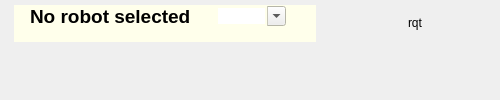
      <widget class="QWidget" name="expert_tab">
       <property name="autoFillBackground">
        <bool>true</bool>
       </property>
       <attribute name="title">
        <string>Expert View</string>
       </attribute>
       <layout class="QVBoxLayout" name="verticalLayout_2">
        <property name="spacing">
         <number>3</number>
        </property>
        <property name="leftMargin">
         <number>3</number>
        </property>
        <property name="topMargin">
         <number>2</number>
        </property>
        <property name="rightMargin">
         <number>6</number>
        </property>
        <property name="bottomMargin">
         <number>3</number>
        </property>
        <item>
         <widget class="QFrame" name="masterInfoFrame">
          <property name="enabled">
           <bool>true</bool>
          </property>
          <property name="sizePolicy">
           <sizepolicy hsizetype="Preferred" vsizetype="Fixed">
            <horstretch>0</horstretch>
            <verstretch>0</verstretch>
           </sizepolicy>
          </property>
          <property name="autoFillBackground">
           <bool>false</bool>
          </property>
          <property name="frameShape">
           <enum>QFrame::NoFrame</enum>
          </property>
          <property name="lineWidth">
           <number>0</number>
          </property>
          <layout class="QHBoxLayout" name="horizontalLayout_4">
           <property name="spacing">
            <number>1</number>
           </property>
           <property name="leftMargin">
            <number>3</number>
           </property>
           <property name="topMargin">
            <number>3</number>
           </property>
           <property name="rightMargin">
            <number>3</number>
           </property>
           <property name="bottomMargin">
            <number>3</number>
           </property>
           <item>
            <widget class="QLabel" name="imageLabel">
             <property name="enabled">
              <bool>true</bool>
             </property>
             <property name="sizePolicy">
              <sizepolicy hsizetype="Fixed" vsizetype="Minimum">
               <horstretch>0</horstretch>
               <verstretch>0</verstretch>
              </sizepolicy>
             </property>
             <property name="text">
              <string/>
             </property>
            </widget>
           </item>
           <item>
            <widget class="QFrame" name="nameFrame">
             <property name="palette">
              <palette>
               <active>
                <colorrole role="Base">
                 <brush brushstyle="SolidPattern">
                  <color alpha="255">
                   <red>255</red>
                   <green>255</green>
                   <blue>255</blue>
                  </color>
                 </brush>
                </colorrole>
                <colorrole role="Window">
                 <brush brushstyle="SolidPattern">
                  <color alpha="255">
                   <red>255</red>
                   <green>255</green>
                   <blue>235</blue>
                  </color>
                 </brush>
                </colorrole>
               </active>
               <inactive>
                <colorrole role="Base">
                 <brush brushstyle="SolidPattern">
                  <color alpha="255">
                   <red>255</red>
                   <green>255</green>
                   <blue>255</blue>
                  </color>
                 </brush>
                </colorrole>
                <colorrole role="Window">
                 <brush brushstyle="SolidPattern">
                  <color alpha="255">
                   <red>255</red>
                   <green>255</green>
                   <blue>235</blue>
                  </color>
                 </brush>
                </colorrole>
               </inactive>
               <disabled>
                <colorrole role="Base">
                 <brush brushstyle="SolidPattern">
                  <color alpha="255">
                   <red>255</red>
                   <green>255</green>
                   <blue>235</blue>
                  </color>
                 </brush>
                </colorrole>
                <colorrole role="Window">
                 <brush brushstyle="SolidPattern">
                  <color alpha="255">
                   <red>255</red>
                   <green>255</green>
                   <blue>235</blue>
                  </color>
                 </brush>
                </colorrole>
               </disabled>
              </palette>
             </property>
             <property name="autoFillBackground">
              <bool>true</bool>
             </property>
             <layout class="QVBoxLayout" name="verticalLayout_7">
              <property name="spacing">
               <number>0</number>
              </property>
              <property name="leftMargin">
               <number>0</number>
              </property>
              <property name="topMargin">
               <number>0</number>
              </property>
              <property name="rightMargin">
               <number>0</number>
              </property>
              <property name="bottomMargin">
               <number>0</number>
              </property>
              <item>
               <widget class="QFrame" name="frame">
                <property name="frameShape">
                 <enum>QFrame::NoFrame</enum>
                </property>
                <property name="frameShadow">
                 <enum>QFrame::Raised</enum>
                </property>
                <layout class="QHBoxLayout" name="horizontalLayout_6">
                 <property name="spacing">
                  <number>0</number>
                 </property>
                 <property name="leftMargin">
                  <number>0</number>
                 </property>
                 <property name="topMargin">
                  <number>0</number>
                 </property>
                 <property name="rightMargin">
                  <number>0</number>
                 </property>
                 <property name="bottomMargin">
                  <number>0</number>
                 </property>
                 <item>
                  <widget class="QLabel" name="simTimeLabel">
                   <property name="sizePolicy">
                    <sizepolicy hsizetype="Fixed" vsizetype="Fixed">
                     <horstretch>0</horstretch>
                     <verstretch>0</verstretch>
                    </sizepolicy>
                   </property>
                   <property name="toolTip">
                    <string>&lt;html&gt;&lt;head/&gt;&lt;body&gt;&lt;p&gt;`use_sim_time` is enabled&lt;/p&gt;&lt;/body&gt;&lt;/html&gt;</string>
                   </property>
                   <property name="text">
                    <string/>
                   </property>
                  </widget>
                 </item>
                 <item>
                  <widget class="QLabel" name="launchServerLabel">
                   <property name="sizePolicy">
                    <sizepolicy hsizetype="Fixed" vsizetype="Fixed">
                     <horstretch>0</horstretch>
                     <verstretch>0</verstretch>
                    </sizepolicy>
                   </property>
                   <property name="maximumSize">
                    <size>
                     <width>20</width>
                     <height>20</height>
                    </size>
                   </property>
                   <property name="toolTip">
                    <string>&lt;html&gt;&lt;head/&gt;&lt;body&gt;&lt;p&gt;`roslaunch/uris` are registered and corresponding server contain not only rosmaster.&lt;/p&gt;&lt;/body&gt;&lt;/html&gt;</string>
                   </property>
                   <property name="text">
                    <string/>
                   </property>
                   <property name="scaledContents">
                    <bool>true</bool>
                   </property>
                  </widget>
                 </item>
                 <item>
                  <widget class="QLabel" name="masternameLabel">
                   <property name="text">
                    <string>&lt;!DOCTYPE HTML PUBLIC &quot;-//W3C//DTD HTML 4.0//EN&quot; &quot;http://www.w3.org/TR/REC-html40/strict.dtd&quot;&gt;
&lt;html&gt;&lt;head&gt;&lt;meta name=&quot;qrichtext&quot; content=&quot;1&quot; /&gt;&lt;style type=&quot;text/css&quot;&gt;
p, li { white-space: pre-wrap; }
&lt;/style&gt;&lt;/head&gt;&lt;body style=&quot; font-family:'Ubuntu'; font-size:9pt; font-weight:400; font-style:normal;&quot;&gt;
&lt;p style=&quot; margin-top:0px; margin-bottom:0px; margin-left:0px; margin-right:0px; -qt-block-indent:0; text-indent:0px;&quot;&gt;&lt;span style=&quot; font-size:14pt; font-weight:600;&quot;&gt;No robot selected&lt;/span&gt;&lt;/p&gt;&lt;/body&gt;&lt;/html&gt;</string>
                   </property>
                   <property name="indent">
                    <number>2</number>
                   </property>
                  </widget>
                 </item>
                 <item>
                  <widget class="QFrame" name="user_frame">
                   <property name="frameShape">
                    <enum>QFrame::NoFrame</enum>
                   </property>
                   <property name="frameShadow">
                    <enum>QFrame::Raised</enum>
                   </property>
                   <layout class="QHBoxLayout" name="horizontalLayout_3">
                    <property name="spacing">
                     <number>0</number>
                    </property>
                    <property name="leftMargin">
                     <number>0</number>
                    </property>
                    <property name="topMargin">
                     <number>0</number>
                    </property>
                    <property name="rightMargin">
                     <number>0</number>
                    </property>
                    <property name="bottomMargin">
                     <number>0</number>
                    </property>
                    <item>
                     <spacer name="horizontalSpacer_2">
                      <property name="orientation">
                       <enum>Qt::Horizontal</enum>
                      </property>
                      <property name="sizeHint" stdset="0">
                       <size>
                        <width>16</width>
                        <height>20</height>
                       </size>
                      </property>
                     </spacer>
                    </item>
                    <item>
                     <widget class="QLabel" name="user_label">
                      <property name="text">
                       <string/>
                      </property>
                     </widget>
                    </item>
                    <item>
                     <widget class="QComboBox" name="userComboBox">
                      <property name="maximumSize">
                       <size>
                        <width>16777215</width>
                        <height>20</height>
                       </size>
                      </property>
                      <property name="font">
                       <font>
                        <italic>true</italic>
                       </font>
                      </property>
                      <property name="toolTip">
                       <string>&lt;html&gt;&lt;head/&gt;&lt;body&gt;&lt;p&gt;&lt;span style=&quot; font-style:normal;&quot;&gt;The username used for connections to this host&lt;/span&gt;&lt;/p&gt;&lt;/body&gt;&lt;/html&gt;</string>
                      </property>
                      <property name="editable">
                       <bool>true</bool>
                      </property>
                      <property name="currentIndex">
                       <number>-1</number>
                      </property>
                      <property name="maxCount">
                       <number>15</number>
                      </property>
                      <property name="frame">
                       <bool>false</bool>
                      </property>
                     </widget>
                    </item>
                    <item>
                     <spacer name="horizontalSpacer">
                      <property name="orientation">
                       <enum>Qt::Horizontal</enum>
                      </property>
                      <property name="sizeType">
                       <enum>QSizePolicy::Fixed</enum>
                      </property>
                      <property name="sizeHint" stdset="0">
                       <size>
                        <width>10</width>
                        <height>20</height>
                       </size>
                      </property>
                     </spacer>
                    </item>
                   </layout>
                  </widget>
                 </item>
                 <item>
                  <widget class="QPushButton" name="setTimeButton">
                   <property name="enabled">
                    <bool>true</bool>
                   </property>
                   <property name="sizePolicy">
                    <sizepolicy hsizetype="Fixed" vsizetype="Fixed">
                     <horstretch>0</horstretch>
                     <verstretch>0</verstretch>
                    </sizepolicy>
                   </property>
                   <property name="maximumSize">
                    <size>
                     <width>20</width>
                     <height>20</height>
                    </size>
                   </property>
                   <property name="toolTip">
                    <string>&lt;html&gt;&lt;head/&gt;&lt;body&gt;&lt;p&gt;Open a dialog to set the clock of this host.&lt;/p&gt;&lt;/body&gt;&lt;/html&gt;</string>
                   </property>
                   <property name="text">
                    <string/>
                   </property>
                   <property name="shortcut">
                    <string>F5</string>
                   </property>
                   <property name="flat">
                    <bool>true</bool>
                   </property>
                  </widget>
                 </item>
                </layout>
               </widget>
              </item>
              <item>
               <widget class="QLabel" name="masterInfoLabel">
                <property name="text">
                 <string/>
                </property>
                <property name="indent">
                 <number>2</number>
                </property>
               </widget>
              </item>
             </layout>
            </widget>
           </item>
           <item>
            <widget class="QPushButton" name="refreshHostButton">
             <property name="enabled">
              <bool>true</bool>
             </property>
             <property name="sizePolicy">
              <sizepolicy hsizetype="Fixed" vsizetype="Fixed">
               <horstretch>0</horstretch>
               <verstretch>0</verstretch>
              </sizepolicy>
             </property>
             <property name="maximumSize">
              <size>
               <width>32</width>
               <height>16777215</height>
              </size>
             </property>
             <property name="toolTip">
              <string>Updates the current host (F5)</string>
             </property>
             <property name="text">
              <string/>
             </property>
             <property name="shortcut">
              <string>F5</string>
             </property>
             <property name="flat">
              <bool>true</bool>
             </property>
            </widget>
           </item>
           <item>
            <widget class="QPushButton" name="runButton">
             <property name="sizePolicy">
              <sizepolicy hsizetype="Fixed" vsizetype="Fixed">
               <horstretch>0</horstretch>
               <verstretch>0</verstretch>
              </sizepolicy>
             </property>
             <property name="maximumSize">
              <size>
               <width>24</width>
               <height>16777215</height>
              </size>
             </property>
             <property name="toolTip">
              <string>Runs a node without configuration (Alt+N)</string>
             </property>
             <property name="text">
              <string/>
             </property>
             <property name="iconSize">
              <size>
               <width>16</width>
               <height>16</height>
              </size>
             </property>
             <property name="shortcut">
              <string>Alt+N</string>
             </property>
             <property name="flat">
              <bool>true</bool>
             </property>
            </widget>
           </item>
           <item>
            <widget class="QPushButton" name="rqtButton">
             <property name="sizePolicy">
              <sizepolicy hsizetype="Fixed" vsizetype="Fixed">
               <horstretch>0</horstretch>
               <verstretch>0</verstretch>
              </sizepolicy>
             </property>
             <property name="toolTip">
              <string>&lt;html&gt;&lt;head/&gt;&lt;body&gt;&lt;p&gt;starts the &lt;span style=&quot; font-weight:600;&quot;&gt;rqt plugins&lt;/span&gt; that are connected to the selected master&lt;/p&gt;&lt;/body&gt;&lt;/html&gt;</string>
             </property>
             <property name="text">
              <string>rqt</string>
             </property>
             <property name="flat">
              <bool>true</bool>
             </property>
            </widget>
           </item>
           <item>
            <widget class="QPushButton" name="syncButton">
             <property name="minimumSize">
              <size>
               <width>35</width>
               <height>0</height>
              </size>
             </property>
             <property name="maximumSize">
              <size>
               <width>35</width>
               <height>16777215</height>
              </size>
             </property>
             <property name="toolTip">
              <string>&lt;html&gt;&lt;head/&gt;&lt;body&gt;&lt;p&gt;Opens a sync dialog with additional sync options&lt;/p&gt;&lt;/body&gt;&lt;/html&gt;</string>
             </property>
             <property name="whatsThis">
              <string>&lt;!DOCTYPE HTML PUBLIC &quot;-//W3C//DTD HTML 4.0//EN&quot; &quot;http://www.w3.org/TR/REC-html40/strict.dtd&quot;&gt;
&lt;html&gt;&lt;head&gt;&lt;meta name=&quot;qrichtext&quot; content=&quot;1&quot; /&gt;&lt;style type=&quot;text/css&quot;&gt;
p, li { white-space: pre-wrap; }
&lt;/style&gt;&lt;/head&gt;&lt;body style=&quot; font-family:'Noto Sans'; font-size:9pt; font-weight:400; font-style:normal;&quot;&gt;
&lt;p style=&quot; margin-top:0px; margin-bottom:0px; margin-left:0px; margin-right:0px; -qt-block-indent:0; text-indent:0px;&quot;&gt;&lt;span style=&quot; font-family:'Ubuntu';&quot;&gt;Enables / Disables the synchronization to discovered hosts. &lt;/span&gt;&lt;/p&gt;
&lt;p style=&quot; margin-top:0px; margin-bottom:0px; margin-left:0px; margin-right:0px; -qt-block-indent:0; text-indent:0px;&quot;&gt;&lt;span style=&quot; font-family:'Ubuntu';&quot;&gt;This is done by running the &lt;/span&gt;&lt;span style=&quot; font-family:'Ubuntu'; font-weight:600;&quot;&gt;master_sync&lt;/span&gt;&lt;span style=&quot; font-family:'Ubuntu';&quot;&gt; node of &lt;/span&gt;&lt;span style=&quot; font-family:'Ubuntu'; font-weight:600;&quot;&gt;fkie_master_sync&lt;/span&gt;&lt;span style=&quot; font-family:'Ubuntu';&quot;&gt; package.&lt;/span&gt;&lt;/p&gt;
&lt;p style=&quot;-qt-paragraph-type:empty; margin-top:0px; margin-bottom:0px; margin-left:0px; margin-right:0px; -qt-block-indent:0; text-indent:0px; font-family:'Ubuntu';&quot;&gt;&lt;br /&gt;&lt;/p&gt;
&lt;p style=&quot; margin-top:0px; margin-bottom:0px; margin-left:0px; margin-right:0px; -qt-block-indent:0; text-indent:0px;&quot;&gt;&lt;span style=&quot; font-family:'Ubuntu';&quot;&gt;The checkbox next to each host name in ROS network indicates whether the master_sync node is running.&lt;/span&gt;&lt;/p&gt;
&lt;p style=&quot;-qt-paragraph-type:empty; margin-top:0px; margin-bottom:0px; margin-left:0px; margin-right:0px; -qt-block-indent:0; text-indent:0px; font-family:'Ubuntu';&quot;&gt;&lt;br /&gt;&lt;/p&gt;
&lt;p style=&quot; margin-top:0px; margin-bottom:0px; margin-left:0px; margin-right:0px; -qt-block-indent:0; text-indent:0px;&quot;&gt;&lt;span style=&quot; font-family:'Ubuntu';&quot;&gt;/!\&lt;/span&gt;&lt;span style=&quot; font-family:'Ubuntu';&quot;&gt; This button is disabled, if the local ROS_MASTER_URI is referenced to a remote host.&lt;/span&gt;&lt;/p&gt;&lt;/body&gt;&lt;/html&gt;</string>
             </property>
             <property name="text">
              <string/>
             </property>
             <property name="shortcut">
              <string>Ctrl+S</string>
             </property>
             <property name="checkable">
              <bool>true</bool>
             </property>
             <property name="checked">
              <bool>false</bool>
             </property>
             <property name="flat">
              <bool>true</bool>
             </property>
            </widget>
           </item>
          </layout>
         </widget>
        </item>
        <item>
         <widget class="QWidget" name="tabPlace" native="true"/>
        </item>
       </layout>
      </widget>
